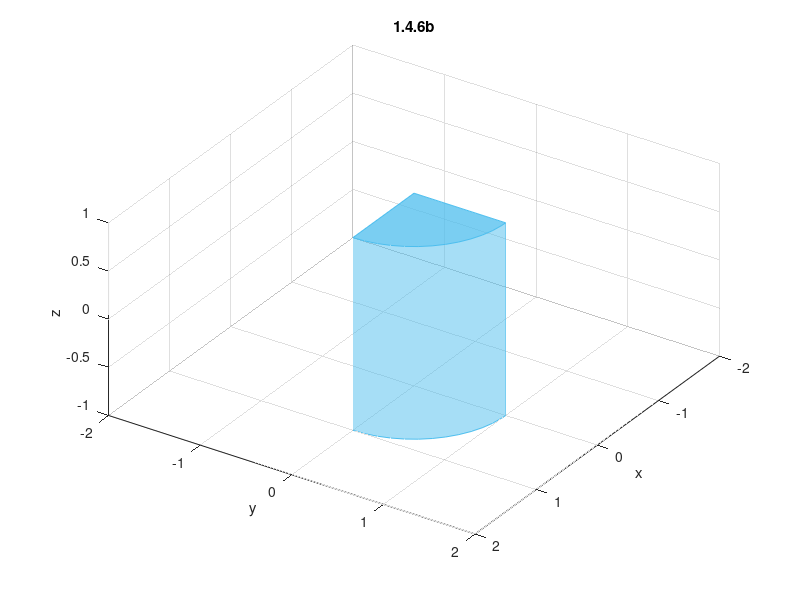
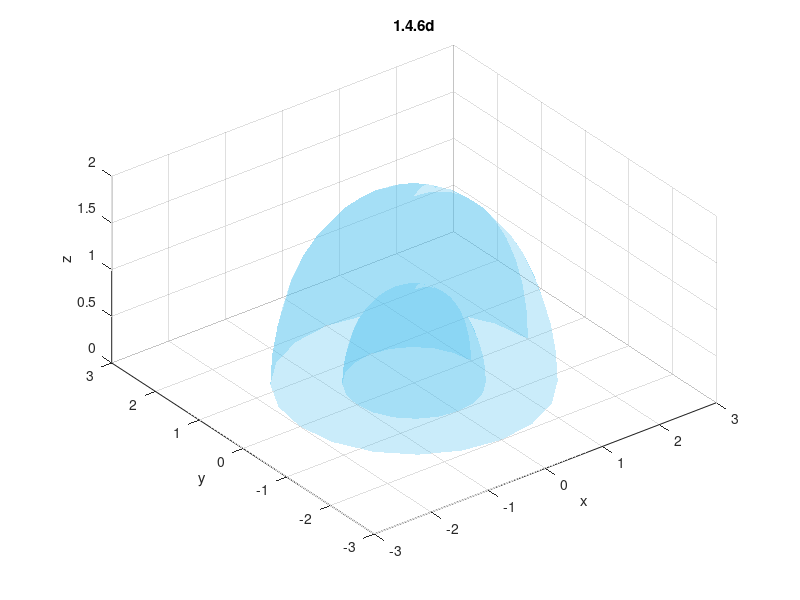

Source code (MATLAB) for these figures, in order:
clc; clear;

myColor = [0.3010 0.7450 0.9330];


% % % CHAPTER 1.4 -- Cylindrical and Spherical Coordinates

% % 1.4.6b
% solid r∈[0,1], θ∈[0,π], z∈[−1,1]
[X,Y,Z] = cylinder(1,50); Z = 2*Z - 1; range = 1:13;
X = [X(:,range) zeros(2) [1;1]]; 
Y = [Y(:,range) [1;1] zeros(2)]; Z = Z(:,1:16);

myFigure = figure;
surf(X,Y,Z,'FaceColor',myColor,'FaceAlpha',0.5,'EdgeColor','none'); 
patch(X(1,:),Y(1,:),Z(1,:),myColor,'FaceAlpha',0.5,'EdgeColor',myColor);
patch(X(1,:),Y(1,:),Z(2,:),myColor,'FaceAlpha',0.5,'EdgeColor',myColor);
axis([-2 2 -2 2 -1 1]); pbaspect([1 1 0.5]); view([1.5 1 1]);
xlabel('x'); ylabel('y'); zlabel('z'); title('1.4.6b');
saveas(myFigure, 'ex-1-4-6b.png')

% % 1.4.6d
% solid ρ∈[1,2], θ∈[0,2π], φ∈[0,π/2]
[X,Y,Z] = sphere; range = 11:21;
X = X(range,:); Y = Y(range,:); Z = Z(range,:);

myFigure = figure;
surf(X,Y,Z,'FaceColor',myColor,'FaceAlpha',0.3,'EdgeColor','none'); 
hold on
surf(2*X, 2*Y, 2*Z,'FaceColor',myColor,'FaceAlpha',0.3,'EdgeColor','none'); 
patch(X(1,:),Y(1,:),zeros(1,size(Z,2)),myColor,'FaceAlpha',0.3,'EdgeColor',myColor);
hold off
axis([-3 3 -3 3 0 2]); pbaspect([1 1 0.5]); title('1.4.6d');
xlabel('x'); ylabel('y'); zlabel('z');
saveas(myFigure, 'ex-1-4-6d.png')